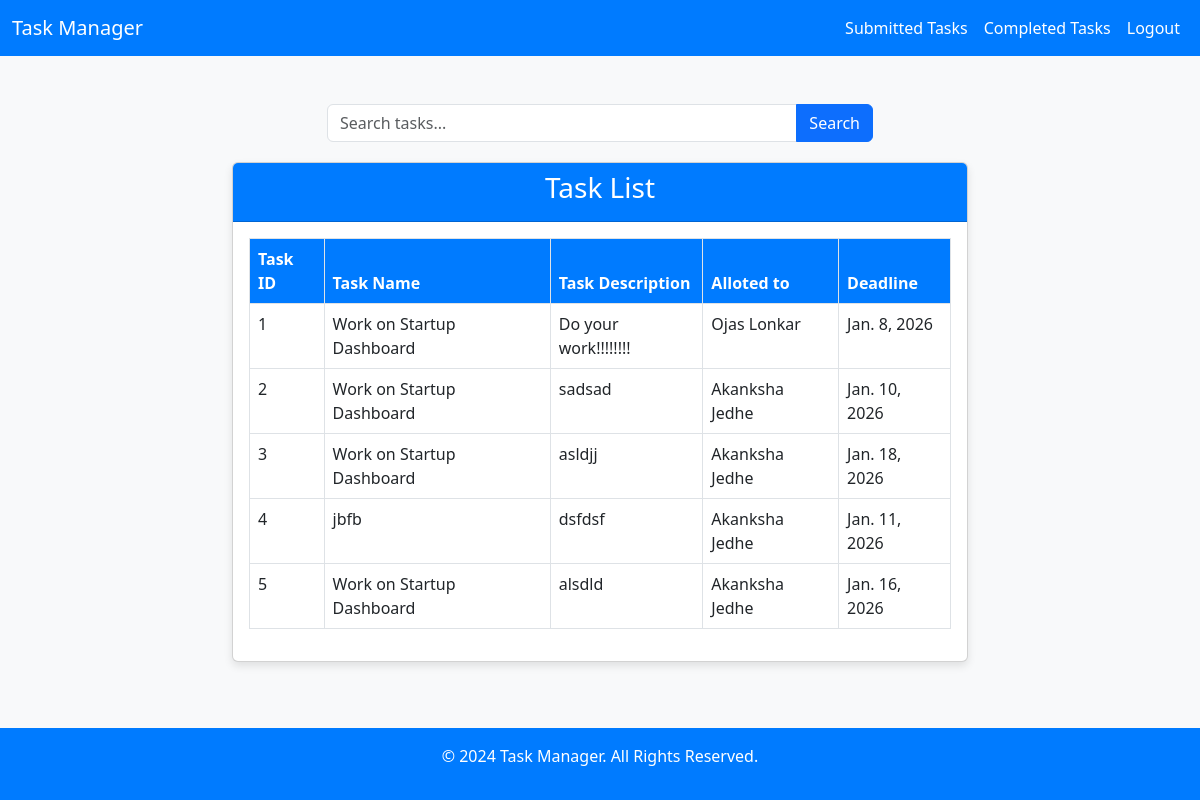
Page /all-tasks on the earlier database version.
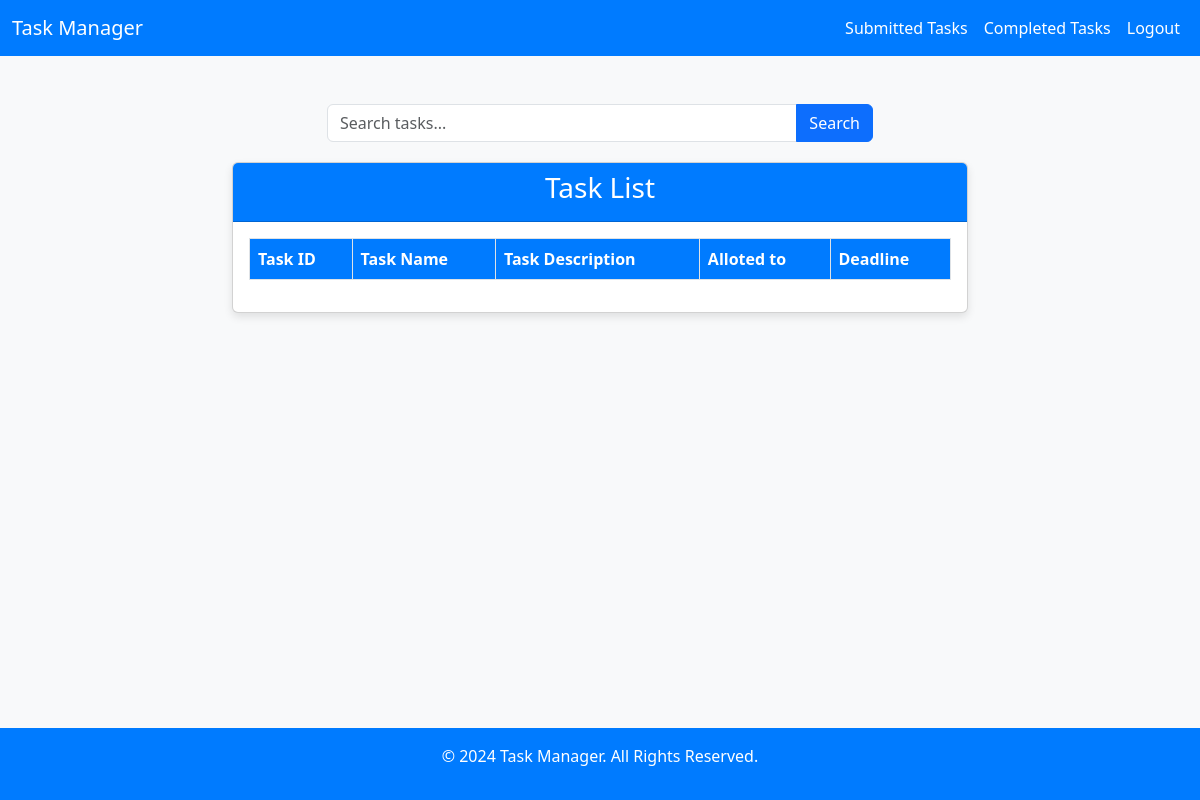
Same page on the later database version.
### app/models.py (models this page shows, shortened)
class Todo(models.Model):
    task = models.CharField(max_length=100)
    taskDesc=models.TextField(null=True,default="none")
    user = models.ForeignKey(Profile, on_delete=models.CASCADE)
    admin = models.ForeignKey(User, on_delete=models.CASCADE)
    date=models.DateField(default=get_default_start_date)
    status = models.BooleanField(default=False)  # Default value set to True
    emp_date=models.DateField(default=get_default_start_date)
    file = models.FileField(upload_to='submitted-documents/',null=True)
    adminfiles=models.FileField(upload_to='admin-documents/',null=True)

class Profile(models.Model):
    photo = models.FileField(upload_to='file/')
    user = models.ForeignKey(User, on_delete=models.CASCADE,null = True)
    position=models.CharField(default="Employee",max_length=10)
    profilename=models.CharField(null=True,max_length=100)
    phonenumber=models.CharField(null=True,max_length=100)

### app/views.py (the view)
# urls.py: path("all-tasks",views.allTasks,name="all-tasks"),
def allTasks(request):
    return render(request, "taskcompleted.html", {
        'data': Todo.objects.all()
    })

### templates/taskcompleted.html (shortened to what this page needs)
<!DOCTYPE html>
<html lang="en">
<head>
  <link href="https://cdn.jsdelivr.net/npm/bootstrap@5.3.0/dist/css/bootstrap.min.css" rel="stylesheet">
</head>
<body>
  <nav class="navbar navbar-expand-lg">
    <div class="container-fluid">
      <a class="navbar-brand" href="#">Task Manager</a>
      <div class="collapse navbar-collapse" id="navbarNav">
        <ul class="navbar-nav ms-auto">
          <li class="nav-item">
            <a class="nav-link" href="#">Submitted Tasks</a>
          </li>
          <li class="nav-item">
            <a class="nav-link" href="#">Completed Tasks</a>
          </li>
          <li class="nav-item">
            <a class="nav-link" href="#">Logout</a>
          </li>
        </ul>
      </div>
    </div>
  </nav>
  <div class="container my-5">
    <div class="row justify-content-center search-bar">
      <div class="col-12 col-md-8 col-lg-6">
        <form class="input-group">
          <input type="text" class="form-control" placeholder="Search tasks..." aria-label="Search">
          <button class="btn btn-primary" type="submit">Search</button>
        </form>
      </div>
    </div>
    <div class="row justify-content-center">
      <div class="col-12 col-md-10 col-lg-8">
        <div class="card">
          <div class="card-header text-center">
            <h3>Task List</h3>
          </div>
          <div class="card-body">
            <div class="table-responsive">
              <table class="table table-bordered">
                <thead>
                  <tr>
                    <th>Task ID</th>
                    <th>Task Name</th>
                    <th>Task Description</th>
                    <th>Alloted to</th>
                    <th>Deadline</th>
                  </tr>
                </thead>
                <tbody>
                  {% for i in data %}
                  <tr>
                    <td>{{forloop.counter}}</td>
                    <td>{{ i.task }}</td>
                    <td>{{ i.taskDesc }}</td>
                    <td>{{ i.user.profilename }}</td>
                    <td>{{ i.date }}</td>
                  </tr>
                  {% endfor %}
                </tbody>
              </table>
            </div>
          </div>
        </div>
      </div>
    </div>
  </div>
  <footer class="text-center py-3">
    <p>&copy; 2024 Task Manager. All Rights Reserved.</p>
  </footer>
</body>
</html>

### templates/taskcompleted.html (style rules this page uses)
body { display: flex; flex-direction: column; min-height: 100vh; background-color: #f8f9fa; }
.navbar { background-color: #007bff; }
.navbar .navbar-brand, .navbar .nav-link { color: #fff !important; }
.card { background-color: #ffffff; box-shadow: 0 4px 8px rgba(0, 0, 0, 0.1); }
.card-header { background-color: #007bff; color: white; }
.table th { background-color: #007bff; color: white; }
footer { background-color: #007bff; color: white; margin-top: auto; }
.search-bar { margin-bottom: 20px; }

Differences in the rows shown:
removed Todo: task "Work on Startup Dashboard", taskDesc "Do your work!!!!!!!!", user.profilename "Ojas Lonkar", date "Jan. 8, 2026"
removed Todo: task "Work on Startup Dashboard", taskDesc "sadsad", user.profilename "Akanksha Jedhe", date "Jan. 10, 2026"
removed Todo: task "Work on Startup Dashboard", taskDesc "asldjj", user.profilename "Akanksha Jedhe", date "Jan. 18, 2026"
removed Todo: task "jbfb", taskDesc "dsfdsf", user.profilename "Akanksha Jedhe", date "Jan. 11, 2026"
removed Todo: task "Work on Startup Dashboard", taskDesc "alsdld", user.profilename "Akanksha Jedhe", date "Jan. 16, 2026"
